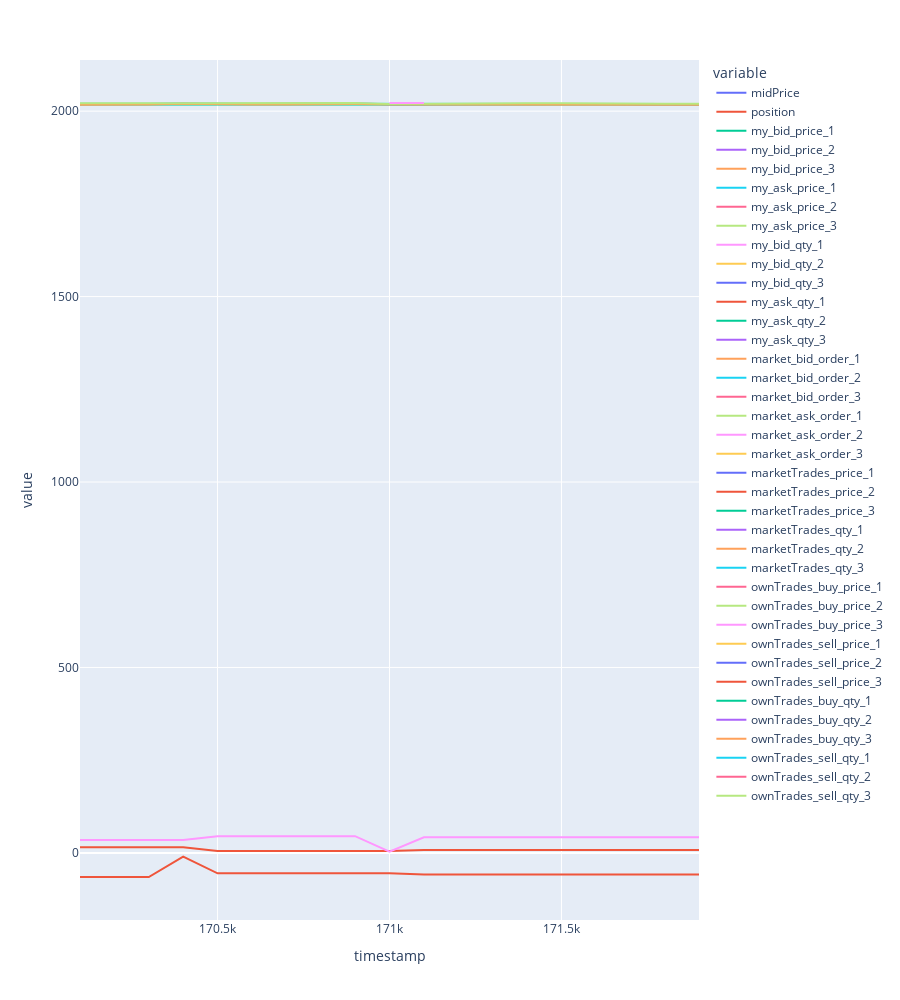

Notebook source saved alongside this figure:
### Code cell
plot = df2[(df2["timestamp"] > 170_000) & (df2["timestamp"] < 172_000)][
    [
        "timestamp",
        "midPrice",
        'position',
        "my_bid_price_1",
        "my_bid_price_2",
        "my_bid_price_3",
        "my_ask_price_1",
        "my_ask_price_2",
        "my_ask_price_3",
        "my_bid_qty_1",
        "my_bid_qty_2",
        "my_bid_qty_3",
        "my_ask_qty_1",
        "my_ask_qty_2",
        "my_ask_qty_3",
        "market_bid_order_1",
        "market_bid_order_2",
        "market_bid_order_3",
        "market_ask_order_1",
        "market_ask_order_2",
        "market_ask_order_3",
        "marketTrades_price_1",
        "marketTrades_price_2",
        "marketTrades_price_3",
        "marketTrades_qty_1",
        "marketTrades_qty_2",
        "marketTrades_qty_3",
        "ownTrades_buy_price_1",
        "ownTrades_buy_price_2",
        "ownTrades_buy_price_3",
        "ownTrades_sell_price_1",
        "ownTrades_sell_price_2",
        "ownTrades_sell_price_3",
        "ownTrades_buy_qty_1",
        "ownTrades_buy_qty_2",
        "ownTrades_buy_qty_3",
        "ownTrades_sell_qty_1",
        "ownTrades_sell_qty_2",
        "ownTrades_sell_qty_3",
    ]
]

plot[plot.columns[1:]] = plot[plot.columns[1:]].astype(float)

px.line(plot, x="timestamp", y=list(plot.columns[1:]), height=1_000)

### Figure 1 — Plotly figure (JSON) as saved in the notebook; plotly's stock layout.template omitted (floating-point values rounded to 4 significant figures)
{"data": [{"hovertemplate": "variable=midPrice<br>timestamp=%{x}<br>value=%{y}<extra></extra>", "legendgroup": "midPrice", "line": {"color": "#636efa", "dash": "solid"}, "marker": {"symbol": "circle"}, "mode": "lines", "name": "midPrice", "orientation": "v", "showlegend": true, "type": "scatter", "x": [170100, 170200, 170300, 170400, 170500, 170600, 170700, 170800, 170900, 171000, 171100, 171200, 171300, 171400, 171500, 171600, 171700, 171800, 171900], "xaxis": "x", "y": [2019, 2018.0, 2020.0, 2020.0, 2020.0, 2020.0, 2020, 2020.0, 2020.0, 2018.0, 2019, 2020.0, 2020.0, 2020.0, 2020.0, 2019, 2019, 2018.0, 2018.0], "yaxis": "y"}, {"hovertemplate": "variable=position<br>timestamp=%{x}<br>value=%{y}<extra></extra>", "legendgroup": "position", "line": {"color": "#EF553B", "dash": "solid"}, "marker": {"symbol": "circle"}, "mode": "lines", "name": "position", "orientation": "v", "showlegend": true, "type": "scatter", "x": [170100, 170200, 170300, 170400, 170500, 170600, 170700, 170800, 170900, 171000, 171100, 171200, 171300, 171400, 171500, 171600, 171700, 171800, 171900], "xaxis": "x", "y": [15, 15, 15, 15, 5, 5, 5, 5, 5, 5, 8, 8, 8, 8, 8, 8, 8, 8, 8], "yaxis": "y"}, {"hovertemplate": "variable=my_bid_price_1<br>timestamp=%{x}<br>value=%{y}<extra></extra>", "legendgroup": "my_bid_price_1", "line": {"color": "#00cc96", "dash": "solid"}, "marker": {"symbol": "circle"}, "mode": "lines", "name": "my_bid_price_1", "orientation": "v", "showlegend": true, "type": "scatter", "x": [170100, 170200, 170300, 170400, 170500, 170600, 170700, 170800, 170900, 171000, 171100, 171200, 171300, 171400, 171500, 171600, 171700, 171800, 171900], "xaxis": "x", "y": [2018, 2018, 2018, 2019, 2019, 2019, 2019, 2020, 2019, 2019, 2019, 2019, 2019, 2019, 2019, 2019, 2018, 2018, 2018], "yaxis": "y"}, {"hovertemplate": "variable=my_bid_price_2<br>timestamp=%{x}<br>value=%{y}<extra></extra>", "legendgroup": "my_bid_price_2", "line": {"color": "#ab63fa", "dash": "solid"}, "marker": {"symbol": "circle"}, "mode": "lines", "name": "my_bid_price_2", "orientation": "v", "showlegend": true, "type": "scatter", "x": [170100, 170200, 170300, 170400, 170500, 170600, 170700, 170800, 170900, 171000, 171100, 171200, 171300, 171400, 171500, 171600, 171700, 171800, 171900], "xaxis": "x", "y": [null, null, null, null, null, null, null, null, null, 2019, null, null, null, null, null, null, null, null, null], "yaxis": "y"}, {"hovertemplate": "variable=my_bid_price_3<br>timestamp=%{x}<br>value=%{y}<extra></extra>", "legendgroup": "my_bid_price_3", "line": {"color": "#FFA15A", "dash": "solid"}, "marker": {"symbol": "circle"}, "mode": "lines", "name": "my_bid_price_3", "orientation": "v", "showlegend": true, "type": "scatter", "x": [170100, 170200, 170300, 170400, 170500, 170600, 170700, 170800, 170900, 171000, 171100, 171200, 171300, 171400, 171500, 171600, 171700, 171800, 171900], "xaxis": "x", "y": [null, null, null, null, null, null, null, null, null, null, null, null, null, null, null, null, null, null, null], "yaxis": "y"}, {"hovertemplate": "variable=my_ask_price_1<br>timestamp=%{x}<br>value=%{y}<extra></extra>", "legendgroup": "my_ask_price_1", "line": {"color": "#19d3f3", "dash": "solid"}, "marker": {"symbol": "circle"}, "mode": "lines", "name": "my_ask_price_1", "orientation": "v", "showlegend": true, "type": "scatter", "x": [170100, 170200, 170300, 170400, 170500, 170600, 170700, 170800, 170900, 171000, 171100, 171200, 171300, 171400, 171500, 171600, 171700, 171800, 171900], "xaxis": "x", "y": [2020, 2019, 2020, 2020, 2020, 2020, 2021, 2021, 2021, 2021, 2021, 2020, 2020, 2020, 2020, 2020, 2020, 2019, 2019], "yaxis": "y"}, {"hovertemplate": "variable=my_ask_price_2<br>timestamp=%{x}<br>value=%{y}<extra></extra>", "legendgroup": "my_ask_price_2", "line": {"color": "#FF6692", "dash": "solid"}, "marker": {"symbol": "circle"}, "mode": "lines", "name": "my_ask_price_2", "orientation": "v", "showlegend": true, "type": "scatter", "x": [170100, 170200, 170300, 170400, 170500, 170600, 170700, 170800, 170900, 171000, 171100, 171200, 171300, 171400, 171500, 171600, 171700, 171800, 171900], "xaxis": "x", "y": [null, null, null, 2020, null, null, null, null, null, null, null, null, null, null, null, null, null, null, null], "yaxis": "y"}, {"hovertemplate": "variable=my_ask_price_3<br>timestamp=%{x}<br>value=%{y}<extra></extra>", "legendgroup": "my_ask_price_3", "line": {"color": "#B6E880", "dash": "solid"}, "marker": {"symbol": "circle"}, "mode": "lines", "name": "my_ask_price_3", "orientation": "v", "showlegend": true, "type": "scatter", "x": [170100, 170200, 170300, 170400, 170500, 170600, 170700, 170800, 170900, 171000, 171100, 171200, 171300, 171400, 171500, 171600, 171700, 171800, 171900], "xaxis": "x", "y": [null, null, null, null, null, null, null, null, null, null, null, null, null, null, null, null, null, null, null], "yaxis": "y"}, {"hovertemplate": "variable=my_bid_qty_1<br>timestamp=%{x}<br>value=%{y}<extra></extra>", "legendgroup": "my_bid_qty_1", "line": {"color": "#FF97FF", "dash": "solid"}, "marker": {"symbol": "circle"}, "mode": "lines", "name": "my_bid_qty_1", "orientation": "v", "showlegend": true, "type": "scatter", "x": [170100, 170200, 170300, 170400, 170500, 170600, 170700, 170800, 170900, 171000, 171100, 171200, 171300, 171400, 171500, 171600, 171700, 171800, 171900], "xaxis": "x", "y": [35, 35, 35, 35, 45, 45, 45, 45, 45, 3, 42, 42, 42, 42, 42, 42, 42, 42, 42], "yaxis": "y"}, {"hovertemplate": "variable=my_bid_qty_2<br>timestamp=%{x}<br>value=%{y}<extra></extra>", "legendgroup": "my_bid_qty_2", "line": {"color": "#FECB52", "dash": "solid"}, "marker": {"symbol": "circle"}, "mode": "lines", "name": "my_bid_qty_2", "orientation": "v", "showlegend": true, "type": "scatter", "x": [170100, 170200, 170300, 170400, 170500, 170600, 170700, 170800, 170900, 171000, 171100, 171200, 171300, 171400, 171500, 171600, 171700, 171800, 171900], "xaxis": "x", "y": [null, null, null, null, null, null, null, null, null, 42, null, null, null, null, null, null, null, null, null], "yaxis": "y"}, {"hovertemplate": "variable=my_bid_qty_3<br>timestamp=%{x}<br>value=%{y}<extra></extra>", "legendgroup": "my_bid_qty_3", "line": {"color": "#636efa", "dash": "solid"}, "marker": {"symbol": "circle"}, "mode": "lines", "name": "my_bid_qty_3", "orientation": "v", "showlegend": true, "type": "scatter", "x": [170100, 170200, 170300, 170400, 170500, 170600, 170700, 170800, 170900, 171000, 171100, 171200, 171300, 171400, 171500, 171600, 171700, 171800, 171900], "xaxis": "x", "y": [null, null, null, null, null, null, null, null, null, null, null, null, null, null, null, null, null, null, null], "yaxis": "y"}, {"hovertemplate": "variable=my_ask_qty_1<br>timestamp=%{x}<br>value=%{y}<extra></extra>", "legendgroup": "my_ask_qty_1", "line": {"color": "#EF553B", "dash": "solid"}, "marker": {"symbol": "circle"}, "mode": "lines", "name": "my_ask_qty_1", "orientation": "v", "showlegend": true, "type": "scatter", "x": [170100, 170200, 170300, 170400, 170500, 170600, 170700, 170800, 170900, 171000, 171100, 171200, 171300, 171400, 171500, 171600, 171700, 171800, 171900], "xaxis": "x", "y": [-65, -65, -65, -10, -55, -55, -55, -55, -55, -55, -58, -58, -58, -58, -58, -58, -58, -58, -58], "yaxis": "y"}, {"hovertemplate": "variable=my_ask_qty_2<br>timestamp=%{x}<br>value=%{y}<extra></extra>", "legendgroup": "my_ask_qty_2", "line": {"color": "#00cc96", "dash": "solid"}, "marker": {"symbol": "circle"}, "mode": "lines", "name": "my_ask_qty_2", "orientation": "v", "showlegend": true, "type": "scatter", "x": [170100, 170200, 170300, 170400, 170500, 170600, 170700, 170800, 170900, 171000, 171100, 171200, 171300, 171400, 171500, 171600, 171700, 171800, 171900], "xaxis": "x", "y": [null, null, null, -55, null, null, null, null, null, null, null, null, null, null, null, null, null, null, null], "yaxis": "y"}, {"hovertemplate": "variable=my_ask_qty_3<br>timestamp=%{x}<br>value=%{y}<extra></extra>", "legendgroup": "my_ask_qty_3", "line": {"color": "#ab63fa", "dash": "solid"}, "marker": {"symbol": "circle"}, "mode": "lines", "name": "my_ask_qty_3", "orientation": "v", "showlegend": true, "type": "scatter", "x": [170100, 170200, 170300, 170400, 170500, 170600, 170700, 170800, 170900, 171000, 171100, 171200, 171300, 171400, 171500, 171600, 171700, 171800, 171900], "xaxis": "x", "y": [null, null, null, null, null, null, null, null, null, null, null, null, null, null, null, null, null, null, null], "yaxis": "y"}, {"hovertemplate": "variable=market_bid_order_1<br>timestamp=%{x}<br>value=%{y}<extra></extra>", "legendgroup": "market_bid_order_1", "line": {"color": "#FFA15A", "dash": "solid"}, "marker": {"symbol": "circle"}, "mode": "lines", "name": "market_bid_order_1", "orientation": "v", "showlegend": true, "type": "scatter", "x": [170100, 170200, 170300, 170400, 170500, 170600, 170700, 170800, 170900, 171000, 171100, 171200, 171300, 171400, 171500, 171600, 171700, 171800, 171900], "xaxis": "x", "y": [2017, 2017, 2018, 2020, 2018, 2018, 2018, 2019, 2019, 2018, 2018, 2018, 2018, 2018, 2018, 2018, 2017, 2017, 2017], "yaxis": "y"}, {"hovertemplate": "variable=market_bid_order_2<br>timestamp=%{x}<br>value=%{y}<extra></extra>", "legendgroup": "market_bid_order_2", "line": {"color": "#19d3f3", "dash": "solid"}, "marker": {"symbol": "circle"}, "mode": "lines", "name": "market_bid_order_2", "orientation": "v", "showlegend": true, "type": "scatter", "x": [170100, 170200, 170300, 170400, 170500, 170600, 170700, 170800, 170900, 171000, 171100, 171200, 171300, 171400, 171500, 171600, 171700, 171800, 171900], "xaxis": "x", "y": [null, null, null, 2018, null, null, null, null, 2018, null, null, null, null, null, null, null, null, null, null], "yaxis": "y"}, {"hovertemplate": "variable=market_bid_order_3<br>timestamp=%{x}<br>value=%{y}<extra></extra>", "legendgroup": "market_bid_order_3", "line": {"color": "#FF6692", "dash": "solid"}, "marker": {"symbol": "circle"}, "mode": "lines", "name": "market_bid_order_3", "orientation": "v", "showlegend": true, "type": "scatter", "x": [170100, 170200, 170300, 170400, 170500, 170600, 170700, 170800, 170900, 171000, 171100, 171200, 171300, 171400, 171500, 171600, 171700, 171800, 171900], "xaxis": "x", "y": [null, null, null, null, null, null, null, null, null, null, null, null, null, null, null, null, null, null, null], "yaxis": "y"}, {"hovertemplate": "variable=market_ask_order_1<br>timestamp=%{x}<br>value=%{y}<extra></extra>", "legendgroup": "market_ask_order_1", "line": {"color": "#B6E880", "dash": "solid"}, "marker": {"symbol": "circle"}, "mode": "lines", "name": "market_ask_order_1", "orientation": "v", "showlegend": true, "type": "scatter", "x": [170100, 170200, 170300, 170400, 170500, 170600, 170700, 170800, 170900, 171000, 171100, 171200, 171300, 171400, 171500, 171600, 171700, 171800, 171900], "xaxis": "x", "y": [2021, 2020, 2021, 2021, 2021, 2021, 2022, 2022, 2022, 2019, 2020, 2021, 2021, 2021, 2021, 2020, 2021, 2020, 2020], "yaxis": "y"}, {"hovertemplate": "variable=market_ask_order_2<br>timestamp=%{x}<br>value=%{y}<extra></extra>", "legendgroup": "market_ask_order_2", "line": {"color": "#FF97FF", "dash": "solid"}, "marker": {"symbol": "circle"}, "mode": "lines", "name": "market_ask_order_2", "orientation": "v", "showlegend": true, "type": "scatter", "x": [170100, 170200, 170300, 170400, 170500, 170600, 170700, 170800, 170900, 171000, 171100, 171200, 171300, 171400, 171500, 171600, 171700, 171800, 171900], "xaxis": "x", "y": [null, null, null, null, null, null, null, null, null, 2022, 2022, null, null, null, null, 2021, null, null, null], "yaxis": "y"}, {"hovertemplate": "variable=market_ask_order_3<br>timestamp=%{x}<br>value=%{y}<extra></extra>", "legendgroup": "market_ask_order_3", "line": {"color": "#FECB52", "dash": "solid"}, "marker": {"symbol": "circle"}, "mode": "lines", "name": "market_ask_order_3", "orientation": "v", "showlegend": true, "type": "scatter", "x": [170100, 170200, 170300, 170400, 170500, 170600, 170700, 170800, 170900, 171000, 171100, 171200, 171300, 171400, 171500, 171600, 171700, 171800, 171900], "xaxis": "x", "y": [null, null, null, null, null, null, null, null, null, null, null, null, null, null, null, null, null, null, null], "yaxis": "y"}, {"hovertemplate": "variable=marketTrades_price_1<br>timestamp=%{x}<br>value=%{y}<extra></extra>", "legendgroup": "marketTrades_price_1", "line": {"color": "#636efa", "dash": "solid"}, "marker": {"symbol": "circle"}, "mode": "lines", "name": "marketTrades_price_1", "orientation": "v", "showlegend": true, "type": "scatter", "x": [170100, 170200, 170300, 170400, 170500, 170600, 170700, 170800, 170900, 171000, 171100, 171200, 171300, 171400, 171500, 171600, 171700, 171800, 171900], "xaxis": "x", "y": [null, null, 2017, null, null, null, null, null, null, null, null, null, null, null, null, null, 2018, null, null], "yaxis": "y"}, {"hovertemplate": "variable=marketTrades_price_2<br>timestamp=%{x}<br>value=%{y}<extra></extra>", "legendgroup": "marketTrades_price_2", "line": {"color": "#EF553B", "dash": "solid"}, "marker": {"symbol": "circle"}, "mode": "lines", "name": "marketTrades_price_2", "orientation": "v", "showlegend": true, "type": "scatter", "x": [170100, 170200, 170300, 170400, 170500, 170600, 170700, 170800, 170900, 171000, 171100, 171200, 171300, 171400, 171500, 171600, 171700, 171800, 171900], "xaxis": "x", "y": [null, null, null, null, null, null, null, null, null, null, null, null, null, null, null, null, null, null, null], "yaxis": "y"}, {"hovertemplate": "variable=marketTrades_price_3<br>timestamp=%{x}<br>value=%{y}<extra></extra>", "legendgroup": "marketTrades_price_3", "line": {"color": "#00cc96", "dash": "solid"}, "marker": {"symbol": "circle"}, "mode": "lines", "name": "marketTrades_price_3", "orientation": "v", "showlegend": true, "type": "scatter", "x": [170100, 170200, 170300, 170400, 170500, 170600, 170700, 170800, 170900, 171000, 171100, 171200, 171300, 171400, 171500, 171600, 171700, 171800, 171900], "xaxis": "x", "y": [null, null, null, null, null, null, null, null, null, null, null, null, null, null, null, null, null, null, null], "yaxis": "y"}, {"hovertemplate": "variable=marketTrades_qty_1<br>timestamp=%{x}<br>value=%{y}<extra></extra>", "legendgroup": "marketTrades_qty_1", "line": {"color": "#ab63fa", "dash": "solid"}, "marker": {"symbol": "circle"}, "mode": "lines", "name": "marketTrades_qty_1", "orientation": "v", "showlegend": true, "type": "scatter", "x": [170100, 170200, 170300, 170400, 170500, 170600, 170700, 170800, 170900, 171000, 171100, 171200, 171300, 171400, 171500, 171600, 171700, 171800, 171900], "xaxis": "x", "y": [null, null, 1, null, null, null, null, null, null, null, null, null, null, null, null, null, 4, null, null], "yaxis": "y"}, {"hovertemplate": "variable=marketTrades_qty_2<br>timestamp=%{x}<br>value=%{y}<extra></extra>", "legendgroup": "marketTrades_qty_2", "line": {"color": "#FFA15A", "dash": "solid"}, "marker": {"symbol": "circle"}, "mode": "lines", "name": "marketTrades_qty_2", "orientation": "v", "showlegend": true, "type": "scatter", "x": [170100, 170200, 170300, 170400, 170500, 170600, 170700, 170800, 170900, 171000, 171100, 171200, 171300, 171400, 171500, 171600, 171700, 171800, 171900], "xaxis": "x", "y": [null, null, null, null, null, null, null, null, null, null, null, null, null, null, null, null, null, null, null], "yaxis": "y"}, {"hovertemplate": "variable=marketTrades_qty_3<br>timestamp=%{x}<br>value=%{y}<extra></extra>", "legendgroup": "marketTrades_qty_3", "line": {"color": "#19d3f3", "dash": "solid"}, "marker": {"symbol": "circle"}, "mode": "lines", "name": "marketTrades_qty_3", "orientation": "v", "showlegend": true, "type": "scatter", "x": [170100, 170200, 170300, 170400, 170500, 170600, 170700, 170800, 170900, 171000, 171100, 171200, 171300, 171400, 171500, 171600, 171700, 171800, 171900], "xaxis": "x", "y": [null, null, null, null, null, null, null, null, null, null, null, null, null, null, null, null, null, null, null], "yaxis": "y"}, {"hovertemplate": "variable=ownTrades_buy_price_1<br>timestamp=%{x}<br>value=%{y}<extra></extra>", "legendgroup": "ownTrades_buy_price_1", "line": {"color": "#FF6692", "dash": "solid"}, "marker": {"symbol": "circle"}, "mode": "lines", "name": "ownTrades_buy_price_1", "orientation": "v", "showlegend": true, "type": "scatter", "x": [170100, 170200, 170300, 170400, 170500, 170600, 170700, 170800, 170900, 171000, 171100, 171200, 171300, 171400, 171500, 171600, 171700, 171800, 171900], "xaxis": "x", "y": [null, null, null, null, null, null, null, null, null, null, 2019, null, null, null, null, null, null, null, null], "yaxis": "y"}, {"hovertemplate": "variable=ownTrades_buy_price_2<br>timestamp=%{x}<br>value=%{y}<extra></extra>", "legendgroup": "ownTrades_buy_price_2", "line": {"color": "#B6E880", "dash": "solid"}, "marker": {"symbol": "circle"}, "mode": "lines", "name": "ownTrades_buy_price_2", "orientation": "v", "showlegend": true, "type": "scatter", "x": [170100, 170200, 170300, 170400, 170500, 170600, 170700, 170800, 170900, 171000, 171100, 171200, 171300, 171400, 171500, 171600, 171700, 171800, 171900], "xaxis": "x", "y": [null, null, null, null, null, null, null, null, null, null, null, null, null, null, null, null, null, null, null], "yaxis": "y"}, {"hovertemplate": "variable=ownTrades_buy_price_3<br>timestamp=%{x}<br>value=%{y}<extra></extra>", "legendgroup": "ownTrades_buy_price_3", "line": {"color": "#FF97FF", "dash": "solid"}, "marker": {"symbol": "circle"}, "mode": "lines", "name": "ownTrades_buy_price_3", "orientation": "v", "showlegend": true, "type": "scatter", "x": [170100, 170200, 170300, 170400, 170500, 170600, 170700, 170800, 170900, 171000, 171100, 171200, 171300, 171400, 171500, 171600, 171700, 171800, 171900], "xaxis": "x", "y": [null, null, null, null, null, null, null, null, null, null, null, null, null, null, null, null, null, null, null], "yaxis": "y"}, {"hovertemplate": "variable=ownTrades_sell_price_1<br>timestamp=%{x}<br>value=%{y}<extra></extra>", "legendgroup": "ownTrades_sell_price_1", "line": {"color": "#FECB52", "dash": "solid"}, "marker": {"symbol": "circle"}, "mode": "lines", "name": "ownTrades_sell_price_1", "orientation": "v", "showlegend": true, "type": "scatter", "x": [170100, 170200, 170300, 170400, 170500, 170600, 170700, 170800, 170900, 171000, 171100, 171200, 171300, 171400, 171500, 171600, 171700, 171800, 171900], "xaxis": "x", "y": [null, null, null, null, 2020, null, null, null, null, null, null, null, null, null, null, null, null, null, null], "yaxis": "y"}, {"hovertemplate": "variable=ownTrades_sell_price_2<br>timestamp=%{x}<br>value=%{y}<extra></extra>", "legendgroup": "ownTrades_sell_price_2", "line": {"color": "#636efa", "dash": "solid"}, "marker": {"symbol": "circle"}, "mode": "lines", "name": "ownTrades_sell_price_2", "orientation": "v", "showlegend": true, "type": "scatter", "x": [170100, 170200, 170300, 170400, 170500, 170600, 170700, 170800, 170900, 171000, 171100, 171200, 171300, 171400, 171500, 171600, 171700, 171800, 171900], "xaxis": "x", "y": [null, null, null, null, null, null, null, null, null, null, null, null, null, null, null, null, null, null, null], "yaxis": "y"}, {"hovertemplate": "variable=ownTrades_sell_price_3<br>timestamp=%{x}<br>value=%{y}<extra></extra>", "legendgroup": "ownTrades_sell_price_3", "line": {"color": "#EF553B", "dash": "solid"}, "marker": {"symbol": "circle"}, "mode": "lines", "name": "ownTrades_sell_price_3", "orientation": "v", "showlegend": true, "type": "scatter", "x": [170100, 170200, 170300, 170400, 170500, 170600, 170700, 170800, 170900, 171000, 171100, 171200, 171300, 171400, 171500, 171600, 171700, 171800, 171900], "xaxis": "x", "y": [null, null, null, null, null, null, null, null, null, null, null, null, null, null, null, null, null, null, null], "yaxis": "y"}, {"hovertemplate": "variable=ownTrades_buy_qty_1<br>timestamp=%{x}<br>value=%{y}<extra></extra>", "legendgroup": "ownTrades_buy_qty_1", "line": {"color": "#00cc96", "dash": "solid"}, "marker": {"symbol": "circle"}, "mode": "lines", "name": "ownTrades_buy_qty_1", "orientation": "v", "showlegend": true, "type": "scatter", "x": [170100, 170200, 170300, 170400, 170500, 170600, 170700, 170800, 170900, 171000, 171100, 171200, 171300, 171400, 171500, 171600, 171700, 171800, 171900], "xaxis": "x", "y": [null, null, null, null, null, null, null, null, null, null, 3, null, null, null, null, null, null, null, null], "yaxis": "y"}, {"hovertemplate": "variable=ownTrades_buy_qty_2<br>timestamp=%{x}<br>value=%{y}<extra></extra>", "legendgroup": "ownTrades_buy_qty_2", "line": {"color": "#ab63fa", "dash": "solid"}, "marker": {"symbol": "circle"}, "mode": "lines", "name": "ownTrades_buy_qty_2", "orientation": "v", "showlegend": true, "type": "scatter", "x": [170100, 170200, 170300, 170400, 170500, 170600, 170700, 170800, 170900, 171000, 171100, 171200, 171300, 171400, 171500, 171600, 171700, 171800, 171900], "xaxis": "x", "y": [null, null, null, null, null, null, null, null, null, null, null, null, null, null, null, null, null, null, null], "yaxis": "y"}, {"hovertemplate": "variable=ownTrades_buy_qty_3<br>timestamp=%{x}<br>value=%{y}<extra></extra>", "legendgroup": "ownTrades_buy_qty_3", "line": {"color": "#FFA15A", "dash": "solid"}, "marker": {"symbol": "circle"}, "mode": "lines", "name": "ownTrades_buy_qty_3", "orientation": "v", "showlegend": true, "type": "scatter", "x": [170100, 170200, 170300, 170400, 170500, 170600, 170700, 170800, 170900, 171000, 171100, 171200, 171300, 171400, 171500, 171600, 171700, 171800, 171900], "xaxis": "x", "y": [null, null, null, null, null, null, null, null, null, null, null, null, null, null, null, null, null, null, null], "yaxis": "y"}, {"hovertemplate": "variable=ownTrades_sell_qty_1<br>timestamp=%{x}<br>value=%{y}<extra></extra>", "legendgroup": "ownTrades_sell_qty_1", "line": {"color": "#19d3f3", "dash": "solid"}, "marker": {"symbol": "circle"}, "mode": "lines", "name": "ownTrades_sell_qty_1", "orientation": "v", "showlegend": true, "type": "scatter", "x": [170100, 170200, 170300, 170400, 170500, 170600, 170700, 170800, 170900, 171000, 171100, 171200, 171300, 171400, 171500, 171600, 171700, 171800, 171900], "xaxis": "x", "y": [null, null, null, null, 10, null, null, null, null, null, null, null, null, null, null, null, null, null, null], "yaxis": "y"}, {"hovertemplate": "variable=ownTrades_sell_qty_2<br>timestamp=%{x}<br>value=%{y}<extra></extra>", "legendgroup": "ownTrades_sell_qty_2", "line": {"color": "#FF6692", "dash": "solid"}, "marker": {"symbol": "circle"}, "mode": "lines", "name": "ownTrades_sell_qty_2", "orientation": "v", "showlegend": true, "type": "scatter", "x": [170100, 170200, 170300, 170400, 170500, 170600, 170700, 170800, 170900, 171000, 171100, 171200, 171300, 171400, 171500, 171600, 171700, 171800, 171900], "xaxis": "x", "y": [null, null, null, null, null, null, null, null, null, null, null, null, null, null, null, null, null, null, null], "yaxis": "y"}, {"hovertemplate": "variable=ownTrades_sell_qty_3<br>timestamp=%{x}<br>value=%{y}<extra></extra>", "legendgroup": "ownTrades_sell_qty_3", "line": {"color": "#B6E880", "dash": "solid"}, "marker": {"symbol": "circle"}, "mode": "lines", "name": "ownTrades_sell_qty_3", "orientation": "v", "showlegend": true, "type": "scatter", "x": [170100, 170200, 170300, 170400, 170500, 170600, 170700, 170800, 170900, 171000, 171100, 171200, 171300, 171400, 171500, 171600, 171700, 171800, 171900], "xaxis": "x", "y": [null, null, null, null, null, null, null, null, null, null, null, null, null, null, null, null, null, null, null], "yaxis": "y"}], "layout": {"height": 1000, "legend": {"title": {"text": "variable"}, "tracegroupgap": 0}, "margin": {"t": 60}, "xaxis": {"anchor": "y", "domain": [0, 1], "title": {"text": "timestamp"}}, "yaxis": {"anchor": "x", "domain": [0, 1], "title": {"text": "value"}}}}
